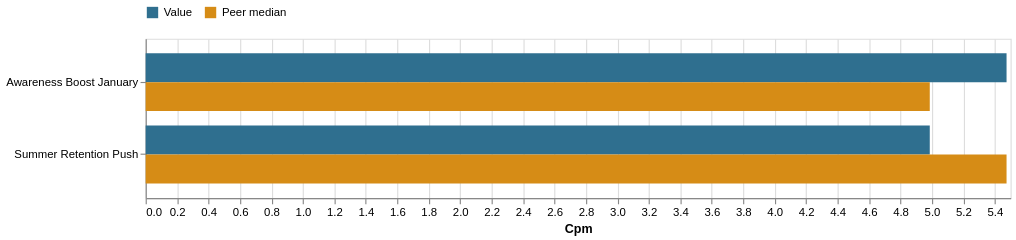

Notebook code for this chart:
### Markdown cell above
## 8. Efficiency Is A Separate Gate

The primary score answers whether the objective outcome was achieved. Efficiency asks
what it cost, or what revenue return it produced. The peer benchmark is the median
efficiency of other campaigns with this objective.

The Awareness-plus-Engagement fallback does **not** combine efficiency metrics:
Awareness keeps CPM, while Engagement keeps CPC. Their shared Link CTR is useful for
stabilizing response evidence, but their costs answer different business questions.

A statistical `SCALE` is promoted to final `SCALE` only when efficiency is at least as
good as its peer benchmark. Efficiency is not mixed into the primary score.

### Code cell
efficiency_table = campaigns[[
    "campaign_name", "efficiency_metric", "efficiency_direction",
    "efficiency_value", "efficiency_benchmark", "efficiency_peer_count",
    "efficiency_comparison",
]].rename(columns={
    "campaign_name": "Campaign", "efficiency_metric": "Metric",
    "efficiency_direction": "Better direction", "efficiency_value": "Value",
    "efficiency_benchmark": "Peer median", "efficiency_peer_count": "Peers",
    "efficiency_comparison": "Comparison",
})
display(efficiency_table.style.format({
    "Value": "{:,.3f}", "Peer median": "{:,.3f}"
}, na_rep="Not available"))

efficiency_long = efficiency_table.melt(
    id_vars=["Campaign", "Metric", "Better direction", "Comparison"],
    value_vars=["Value", "Peer median"],
    var_name="Measure", value_name="Efficiency",
).dropna(subset=["Efficiency"])
if not efficiency_long.empty:
    efficiency_chart = alt.Chart(efficiency_long).mark_bar().encode(
        y=alt.Y("Campaign:N", title=None),
        x=alt.X("Efficiency:Q", title=contract.efficiency_metric.replace("_", " ").title()),
        yOffset="Measure:N",
        color=alt.Color(
            "Measure:N",
            scale=alt.Scale(domain=["Value", "Peer median"], range=["#2f6f8f", "#d68c16"]),
            legend=alt.Legend(orient="top", title=None),
        ),
        tooltip=["Campaign", "Metric", "Better direction", "Measure", "Efficiency"],
    ).properties(width=760, height=max(140, len(campaigns) * 58))
    display(efficiency_chart)

### Figure 1 — Vega-Lite specification as saved in the notebook (floating-point values rounded to 4 significant figures)
{"config": {"view": {"continuousWidth": 300, "continuousHeight": 300}}, "data": {"name": "data-d9c83e2cc2adbf43a1320e1c622664c8"}, "mark": {"type": "bar"}, "encoding": {"color": {"field": "Measure", "legend": {"orient": "top", "title": null}, "scale": {"domain": ["Value", "Peer median"], "range": ["#2f6f8f", "#d68c16"]}, "type": "nominal"}, "tooltip": [{"field": "Campaign", "type": "nominal"}, {"field": "Metric", "type": "nominal"}, {"field": "Better direction", "type": "nominal"}, {"field": "Measure", "type": "nominal"}, {"field": "Efficiency", "type": "quantitative"}], "x": {"field": "Efficiency", "title": "Cpm", "type": "quantitative"}, "y": {"field": "Campaign", "title": null, "type": "nominal"}, "yOffset": {"field": "Measure", "type": "nominal"}}, "height": 140, "width": 760, "$schema": "https://vega.github.io/schema/vega-lite/v5.20.1.json", "datasets": {"data-d9c83e2cc2adbf43a1320e1c622664c8": [{"Campaign": "Awareness Boost January", "Metric": "cpm", "Better direction": "lower", "Comparison": "worse_than_peer", "Measure": "Value", "Efficiency": 5.475}, {"Campaign": "Summer Retention Push", "Metric": "cpm", "Better direction": "lower", "Comparison": "better_than_peer", "Measure": "Value", "Efficiency": 4.986}, {"Campaign": "Awareness Boost January", "Metric": "cpm", "Better direction": "lower", "Comparison": "worse_than_peer", "Measure": "Peer median", "Efficiency": 4.986}, {"Campaign": "Summer Retention Push", "Metric": "cpm", "Better direction": "lower", "Comparison": "better_than_peer", "Measure": "Peer median", "Efficiency": 5.475}]}}
